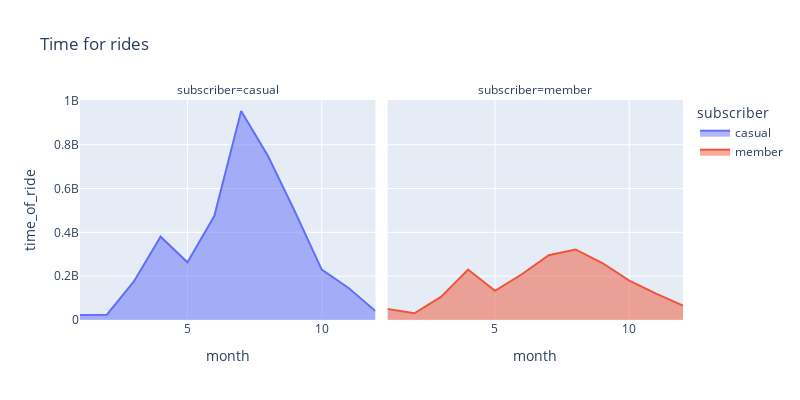

Notebook code for this chart:
### Code cell
px.area(trips_per_member.groupby(['subscriber','month'],as_index=False).sum()[['time_of_ride','subscriber','month']],x='month',y='time_of_ride',width=800,height=400,title='Time for rides',facet_col='subscriber',color='subscriber')

### Figure 1 — Plotly figure (JSON) as saved in the notebook; plotly's stock layout.template omitted (floating-point values rounded to 4 significant figures)
{"data": [{"hovertemplate": "subscriber=casual<br>month=%{x}<br>time_of_ride=%{y}<extra></extra>", "legendgroup": "casual", "line": {"color": "#636efa"}, "mode": "lines", "name": "casual", "orientation": "v", "showlegend": true, "stackgroup": "1", "type": "scatter", "x": [1, 2, 3, 4, 5, 6, 7, 8, 9, 10, 11, 12], "xaxis": "x", "y": [23242521, 24359520, 174642132, 380260526, 263247912, 474404181, 953707928, 748648179, 495055605, 229813865, 146387681, 40589937], "yaxis": "y"}, {"hovertemplate": "subscriber=member<br>month=%{x}<br>time_of_ride=%{y}<extra></extra>", "legendgroup": "member", "line": {"color": "#EF553B"}, "mode": "lines", "name": "member", "orientation": "v", "showlegend": true, "stackgroup": "1", "type": "scatter", "x": [1, 2, 3, 4, 5, 6, 7, 8, 9, 10, 11, 12], "xaxis": "x2", "y": [49677510, 30491547, 106627051, 230424162, 132907494, 208816772, 295712418, 322016126, 260004773, 179636415, 120677970, 65968697], "yaxis": "y2"}], "layout": {"annotations": [{"font": {}, "showarrow": false, "text": "subscriber=casual", "x": 0.245, "xanchor": "center", "xref": "paper", "y": 1, "yanchor": "bottom", "yref": "paper"}, {"font": {}, "showarrow": false, "text": "subscriber=member", "x": 0.755, "xanchor": "center", "xref": "paper", "y": 1, "yanchor": "bottom", "yref": "paper"}], "height": 400, "legend": {"title": {"text": "subscriber"}, "tracegroupgap": 0}, "title": {"text": "Time for rides"}, "width": 800, "xaxis": {"anchor": "y", "domain": [0, 0.49], "title": {"text": "month"}}, "xaxis2": {"anchor": "y2", "domain": [0.51, 1], "matches": "x", "title": {"text": "month"}}, "yaxis": {"anchor": "x", "domain": [0, 1], "title": {"text": "time_of_ride"}}, "yaxis2": {"anchor": "x2", "domain": [0, 1], "matches": "y", "showticklabels": false}}}
